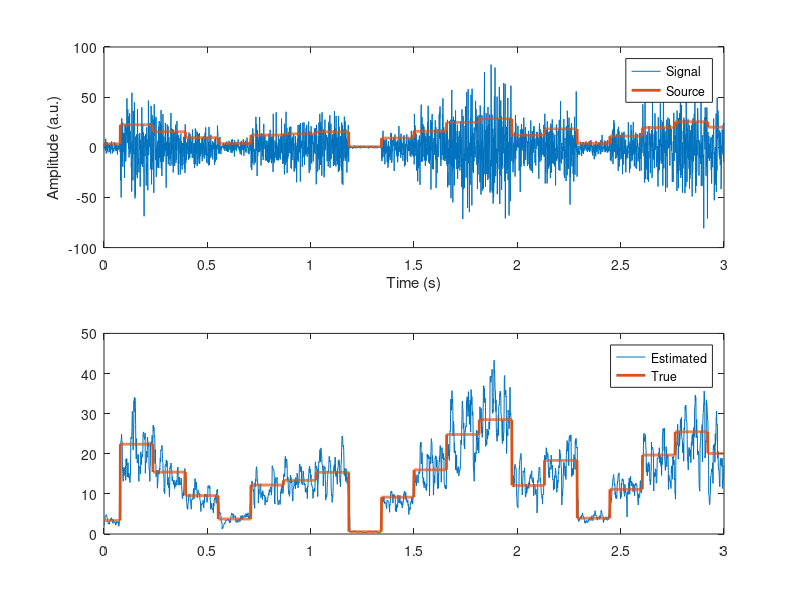
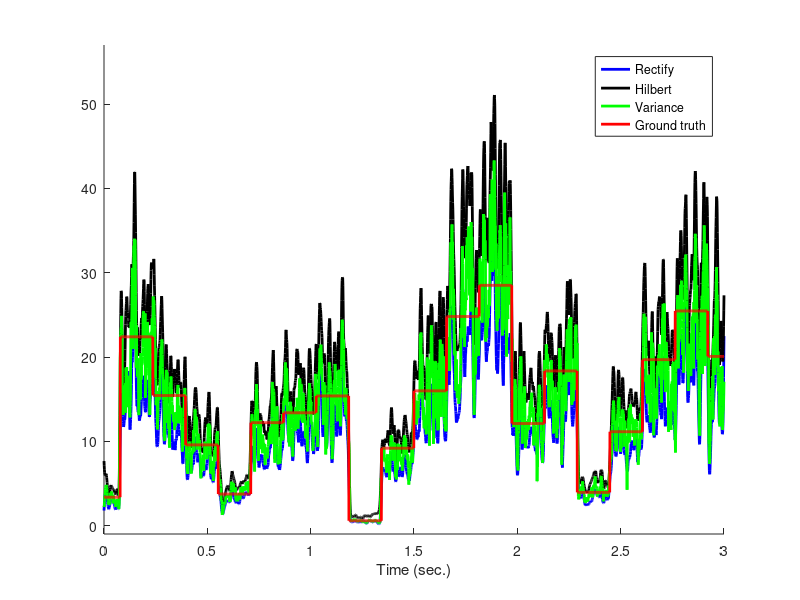
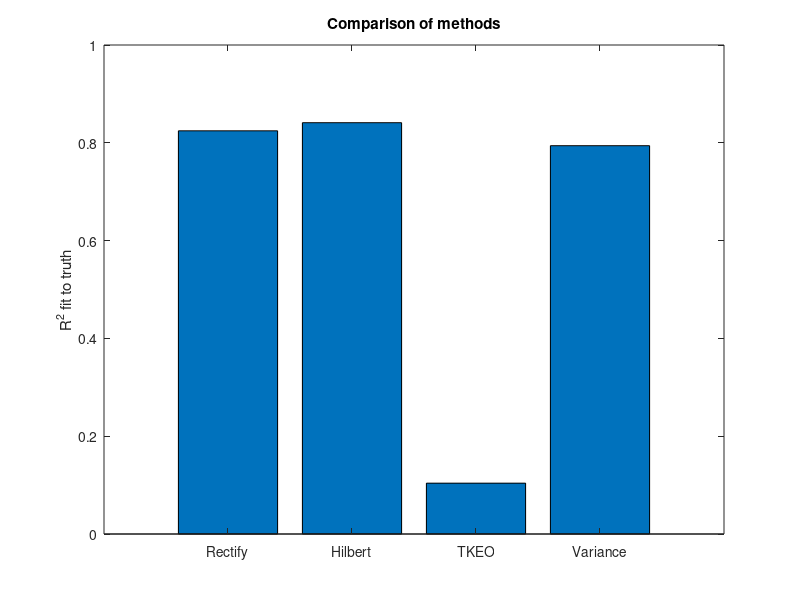

These charts were generated, in order, by the following MATLAB code:
%%
%     COURSE: Signal processing problems, solved in MATLAB and Python
%    SECTION: Feature detection
%      VIDEO: Recover signal from noise amplitude
% Instructor: sincxpress.com
%
%%

%% create the signal

% create signal
srate = 1000; % Hz
time  = 0:1/srate:3;
n     = length(time);
p     = 20; % poles for random interpolation

% amplitude modulator and noise level
ampmod = interp1(rand(p,1)*30,linspace(1,p,n),'nearest')';
signal = ampmod .* randn(size(ampmod));

% plot
figure(1), clf
subplot(211)
plot(time,signal, time,ampmod,'linew',2)
xlabel('Time (s)'), ylabel('Amplitude (a.u.)')
legend({'Signal';'Source'})

%% options for identifying the original signal


subplot(212)


% rectify and lowpass filter
rectsig = abs(signal);
k = 9;
rectsig = filtfilt(ones(1,k)/k,1,rectsig);
plot(time,rectsig, time,ampmod,'linew',2)
legend({'Estimated';'True'})



% TKEO
tkeosig = signal;
tkeosig(2:end-1) = signal(2:end-1).^2 - signal(1:end-2).*signal(3:end);
plot(time,tkeosig, time,ampmod,'linew',2)
legend({'Estimated';'True'})



% magnitude of Hilbert transform
maghilb = abs(hilbert( signal ));

% running mean-filter
k = 9;
maghilb = filtfilt(ones(1,k)/k,1,maghilb);
plot(time,maghilb, time,ampmod,'linew',2)
legend({'Estimated';'True'})



% running-variance
k = 9;
runningVar = zeros(n,1);
for i=1:n
    startp = max(1,i-round(k/2));
    endp = min(round(k/2)+i,n);
    runningVar(i) = std(signal(startp:endp));
end
plot(time,runningVar, time,ampmod,'linew',2)
legend({'Estimated';'True'})



%%% plot all options
figure(2), clf, hold on
plot(time,rectsig,'b','linew',2)
% plot(time,tkeosig,'m','linew',2)
plot(time,maghilb,'k','linew',2)
plot(time,runningVar,'g','linew',2)
plot(time,ampmod,'r','linew',2)

set(gca,'ylim',[-1 max(ampmod)*2])
% legend({'Rectify';'TKEO';'Hilbert';'Variance';'Ground truth'})
legend({'Rectify';'Hilbert';'Variance';'Ground truth'})
xlabel('Time (sec.)')

%% compare the different algorithms to ground truth

% rectify
r2rect = corrcoef(ampmod,rectsig);
r2rect = r2rect(2)^2;

% TKEO
r2tkeo = corrcoef(ampmod,tkeosig);
r2tkeo = r2tkeo(2)^2;

% Hilbert
r2hilb = corrcoef(ampmod,maghilb);
r2hilb = r2hilb(2)^2;

% running variance
r2varr = corrcoef(ampmod,runningVar);
r2varr = r2varr(2)^2;


% now plot
figure(3), clf
bar([ r2rect r2hilb r2tkeo r2varr ])
set(gca,'xtick',1:4,'xticklabel',{'Rectify';'Hilbert';'TKEO';'Variance'})
ylabel('R^2 fit to truth')
title('Comparison of methods')

%% done.
